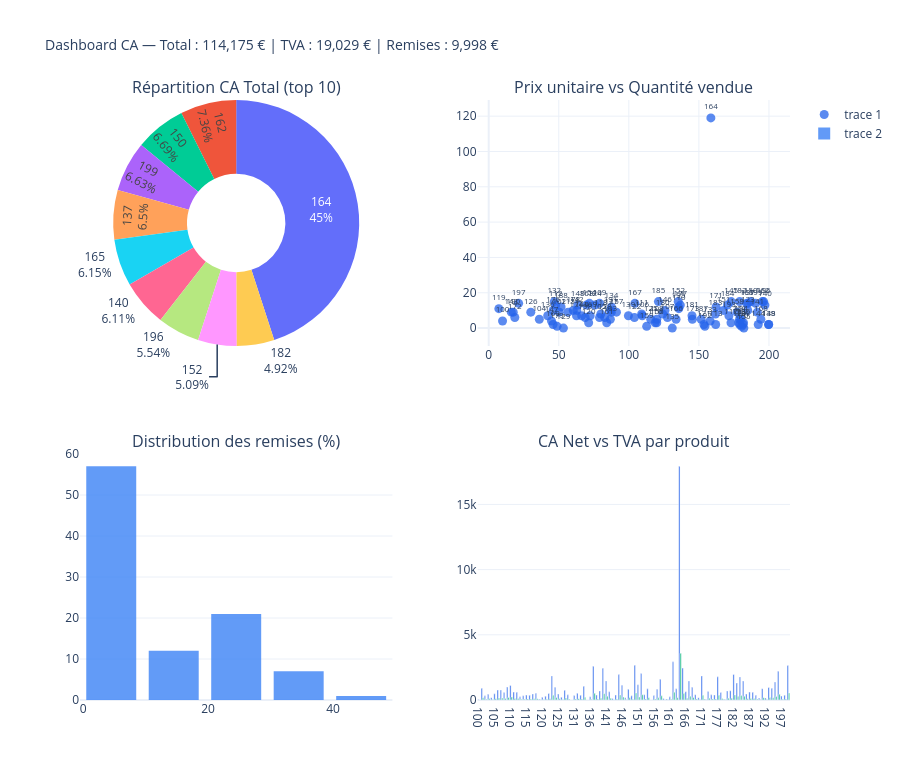

Here is the notebook cell this chart was saved with:
### Markdown cell above
---
## 5 · Dashboard récapitulatif

### Code cell
ca_total   = df['CA_Total'].sum()
tva_tot    = df['TVA'].sum()
remise_tot = df['remise_eur'].sum()
fig = make_subplots(
    rows=2, cols=2,
    subplot_titles=(
        'Répartition CA Total (top 10)',
        'Prix unitaire vs Quantité vendue',
        'Distribution des remises (%)',
        'CA Net vs TVA par produit'
    ),
    specs=[
        [{'type': 'pie'}, {'type': 'xy'}],
        [{'type': 'xy'}, {'type': 'xy'}]
    ],
    vertical_spacing=0.18, horizontal_spacing=0.12
)
# Pie CA total
top10 = df.nlargest(10, 'CA_Total')
fig.add_trace(go.Pie(
    labels=top10['ID'], values=top10['CA_Total'],
    hole=0.4, textinfo='label+percent', showlegend=False
), row=1, col=1)

# Scatter prix / quantité
fig.add_trace(go.Scatter(
    x=df['Prix'], y=df['Quantite'],
    mode='markers+text', text=df['ID'],
    textposition='top center', textfont_size=8,
    marker=dict(color='#2563eb', size=9, opacity=0.75),
    hovertemplate='Produit %{text}<br>Prix : %{x:.2f} €<br>Qté : %{y}<extra></extra>'
), row=1, col=2)

# Histogram remises
fig.add_trace(go.Histogram(
    x=df['Remise'], nbinsx=8,
    marker_color='#3b82f6', opacity=0.8
), row=2, col=1)

# Bar CA Net vs TVA
fig.add_trace(go.Bar(
    name='CA Net', x=df['ID'], y=df['CA_Net'],
    marker_color='#2563eb', showlegend=False
), row=2, col=2)
fig.add_trace(go.Bar(
    name='TVA', x=df['ID'], y=df['TVA'],
    marker_color='#10b981', showlegend=False
), row=2, col=2)

fig.update_layout(
    title=dict(
        text=f'Dashboard CA — Total : {ca_total:,.0f} € | TVA : {tva_tot:,.0f} € | Remises : {remise_tot:,.0f} €',
        font_size=14
    ),
    template=TEMPLATE,
    height=780,
    barmode='group'
)
fig.show()

### Figure 1 — Plotly figure (JSON) as saved in the notebook; plotly's stock layout.template omitted (floating-point values rounded to 4 significant figures)
{"data": [{"domain": {"x": [0, 0.44], "y": [0.59, 1]}, "hole": 0.4, "labels": ["164", "162", "150", "199", "137", "165", "140", "196", "152", "182"], "showlegend": false, "textinfo": "label+percent", "type": "pie", "values": [21510.0, 3516.0, 3198.0, 3168.0, 3109.0, 2938.0, 2922.0, 2649.0, 2434.0, 2353.0]}, {"hovertemplate": "Produit %{text}<br>Prix : %{x:.2f} €<br>Qté : %{y}<extra></extra>", "marker": {"color": "#2563eb", "opacity": 0.75, "size": 9}, "mode": "markers+text", "text": ["100", "101", "102", "103", "104", "105", "106", "107", "108", "109", "110", "111", "112", "113", "114", "115", "116", "117", "118", "119", "120", "121", "122", "123", "124", "125", "126", "127", "128", "129", "131", "132", "133", "134", "135", "136", "137", "138", "139", "140", "141", "142", "143", "144", "145", "146", "147", "148", "149", "150", "151", "152", "153", "154", "155", "156", "157", "158", "159", "160", "161", "162", "163", "164", "165", "166", "167", "168", "169", "170", "171", "172", "173", "174", "176", "177", "178", "179", "180", "181", "182", "183", "184", "185", "186", "187", "188", "189", "190", "191", "192", "193", "194", "195", "196", "197", "198", "199"], "textfont": {"size": 8}, "textposition": "top center", "type": "scatter", "x": [9.88, 179.0, 50.37, 86.81, 36.13, 79.09, 109.6, 127.6, 120.0, 79.12, 135.7, 109.2, 47.82, 162.0, 66.36, 56.65, 118.8, 172.9, 80.03, 7.24, 71.33, 153.6, 104.0, 184.9, 75.78, 115.6, 30.04, 87.51, 82.8, 53.34, 181.6, 46.78, 158.0, 87.6, 131.0, 42.09, 185.0, 199.9, 99.7, 197.1, 191.7, 62.86, 16.15, 192.3, 173.1, 125.8, 44.83, 63.5, 199.7, 187.0, 167.6, 135.2, 178.5, 71.86, 182.1, 120.0, 91.16, 177.2, 112.7, 45.96, 84.24, 195.4, 69.78, 158.5, 184.1, 133.7, 104.3, 194.2, 72.41, 180.4, 162.3, 18.64, 145.3, 62.65, 45.99, 136.8, 60.34, 48.8, 124.2, 145.1, 179.1, 161.8, 170.4, 121.1, 181.8, 151.6, 51.65, 179.1, 17.52, 86.93, 154.3, 171.4, 180.1, 135.4, 196.2, 21.37, 68.83, 190.5], "xaxis": "x", "y": [4, 5, 9, 5, 5, 6, 7, 6, 5, 14, 11, 8, 13, 2, 7, 9, 3, 3, 8, 11, 3, 2, 6, 10, 13, 5, 9, 9, 6, 0, 2, 15, 4, 12, 0, 7, 14, 2, 7, 13, 9, 10, 9, 2, 15, 10, 4, 13, 2, 15, 10, 15, 3, 14, 0, 3, 9, 9, 1, 2, 3, 15, 13, 119, 14, 5, 14, 5, 7, 1, 12, 6, 5, 7, 10, 13, 10, 1, 8, 7, 15, 8, 13, 15, 3, 5, 12, 2, 9, 10, 1, 7, 5, 12, 15, 14, 6, 14], "yaxis": "y"}, {"marker": {"color": "#3b82f6"}, "nbinsx": 8, "opacity": 0.8, "type": "histogram", "x": [0.0, 0.0, 30.0, 0.0, 0.0, 0.0, 0.0, 0.0, 5.0, 10.0, 25.0, 30.0, 5.0, 25.0, 30.0, 25.0, 0.0, 10.0, 20.0, 5.0, 5.0, 5.0, 20.0, 0.0, 0.0, 20.0, 20.0, 5.0, 20.0, 0.0, 5.0, 25.0, 42.0, 0.0, 0.0, 15.0, 0.0, 5.0, 0.0, 5.0, 15.0, 0.0, 20.0, 0.0, 25.0, 10.0, 0.0, 0.0, 20.0, 5.0, 30.0, 0.0, 25.0, 15.0, 5.0, 5.0, 0.0, 0.0, 0.0, 20.0, 5.0, 0.0, 5.0, 5.0, 5.0, 5.0, 0.0, 0.0, 20.0, 0.0, 5.0, 30.0, 10.0, 10.0, 15.0, 0.0, 5.0, 0.0, 30.0, 30.0, 27.0, 0.0, 20.0, 20.0, 15.0, 20.0, 5.0, 0.0, 0.0, 0.0, 5.0, 20.0, 0.0, 15.0, 25.0, 0.0, 10.0, 1.0], "xaxis": "x2", "yaxis": "y2"}, {"marker": {"color": "#2563eb"}, "name": "CA Net", "showlegend": false, "type": "bar", "x": ["100", "101", "102", "103", "104", "105", "106", "107", "108", "109", "110", "111", "112", "113", "114", "115", "116", "117", "118", "119", "120", "121", "122", "123", "124", "125", "126", "127", "128", "129", "131", "132", "133", "134", "135", "136", "137", "138", "139", "140", "141", "142", "143", "144", "145", "146", "147", "148", "149", "150", "151", "152", "153", "154", "155", "156", "157", "158", "159", "160", "161", "162", "163", "164", "165", "166", "167", "168", "169", "170", "171", "172", "173", "174", "176", "177", "178", "179", "180", "181", "182", "183", "184", "185", "186", "187", "188", "189", "190", "191", "192", "193", "194", "195", "196", "197", "198", "199"], "xaxis": "x3", "y": [39.52, 894.9, 317.3, 434.1, 180.7, 474.5, 766.9, 765.5, 569.8, 996.9, 1119.0, 611.3, 590.6, 243.0, 325.2, 382.4, 356.4, 466.9, 512.2, 75.66, 203.3, 291.8, 499.1, 1849.0, 985.1, 462.5, 216.3, 748.2, 397.4, 0.0, 345.0, 526.3, 366.6, 1051.0, 0.0, 250.4, 2591.0, 379.7, 697.9, 2435.0, 1466.0, 628.6, 116.3, 384.7, 1947.0, 1132.0, 179.3, 825.5, 319.5, 2665.0, 1173.0, 2028.0, 401.6, 855.1, 0.0, 341.9, 820.4, 1595.0, 112.7, 73.54, 240.1, 2930.0, 861.8, 17920.0, 2449.0, 635.1, 1461.0, 971.1, 405.5, 180.4, 1850.0, 78.29, 654.1, 394.7, 390.9, 1778.0, 573.2, 48.8, 695.5, 710.9, 1961.0, 1294.0, 1772.0, 1453.0, 463.7, 606.4, 588.8, 358.3, 157.7, 869.3, 146.6, 960.0, 900.4, 1381.0, 2208.0, 299.2, 371.7, 2640.0], "yaxis": "y3"}, {"marker": {"color": "#10b981"}, "name": "TVA", "showlegend": false, "type": "bar", "x": ["100", "101", "102", "103", "104", "105", "106", "107", "108", "109", "110", "111", "112", "113", "114", "115", "116", "117", "118", "119", "120", "121", "122", "123", "124", "125", "126", "127", "128", "129", "131", "132", "133", "134", "135", "136", "137", "138", "139", "140", "141", "142", "143", "144", "145", "146", "147", "148", "149", "150", "151", "152", "153", "154", "155", "156", "157", "158", "159", "160", "161", "162", "163", "164", "165", "166", "167", "168", "169", "170", "171", "172", "173", "174", "176", "177", "178", "179", "180", "181", "182", "183", "184", "185", "186", "187", "188", "189", "190", "191", "192", "193", "194", "195", "196", "197", "198", "199"], "xaxis": "x3", "y": [7.9, 179.0, 63.47, 86.81, 36.13, 94.91, 153.4, 153.1, 114.0, 199.4, 223.9, 122.3, 118.1, 48.59, 65.03, 76.48, 71.27, 93.38, 102.4, 15.13, 40.66, 58.36, 99.83, 369.7, 197.0, 92.5, 43.26, 149.6, 79.49, 0.0, 68.99, 105.3, 73.31, 210.2, 0.0, 50.09, 518.1, 75.95, 139.6, 486.9, 293.3, 125.7, 23.26, 76.94, 389.4, 226.4, 35.86, 165.1, 63.9, 532.9, 234.6, 405.7, 80.32, 171.0, 0.0, 68.37, 164.1, 319.0, 22.55, 14.71, 48.02, 586.1, 172.4, 3585.0, 489.7, 127.0, 292.1, 194.2, 81.1, 36.08, 370.0, 15.66, 130.8, 78.94, 78.18, 355.6, 114.7, 9.76, 139.1, 142.2, 392.2, 258.9, 354.5, 290.7, 92.74, 121.3, 117.8, 71.66, 31.54, 173.9, 29.32, 192.0, 180.1, 276.3, 441.5, 59.84, 74.34, 528.0], "yaxis": "y3"}], "layout": {"annotations": [{"font": {"size": 16}, "showarrow": false, "text": "Répartition CA Total (top 10)", "x": 0.22, "xanchor": "center", "xref": "paper", "y": 1, "yanchor": "bottom", "yref": "paper"}, {"font": {"size": 16}, "showarrow": false, "text": "Prix unitaire vs Quantité vendue", "x": 0.78, "xanchor": "center", "xref": "paper", "y": 1, "yanchor": "bottom", "yref": "paper"}, {"font": {"size": 16}, "showarrow": false, "text": "Distribution des remises (%)", "x": 0.22, "xanchor": "center", "xref": "paper", "y": 0.41, "yanchor": "bottom", "yref": "paper"}, {"font": {"size": 16}, "showarrow": false, "text": "CA Net vs TVA par produit", "x": 0.78, "xanchor": "center", "xref": "paper", "y": 0.41, "yanchor": "bottom", "yref": "paper"}], "barmode": "group", "height": 780, "title": {"font": {"size": 14}, "text": "Dashboard CA — Total : 114,175 € | TVA : 19,029 € | Remises : 9,998 €"}, "xaxis": {"anchor": "y", "domain": [0.56, 1]}, "xaxis2": {"anchor": "y2", "domain": [0, 0.44]}, "xaxis3": {"anchor": "y3", "domain": [0.56, 1]}, "yaxis": {"anchor": "x", "domain": [0.59, 1]}, "yaxis2": {"anchor": "x2", "domain": [0, 0.41]}, "yaxis3": {"anchor": "x3", "domain": [0, 0.41]}}}
